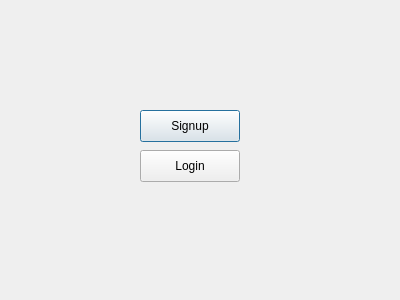
<?xml version="1.0" encoding="UTF-8"?>
<ui version="4.0">
 <class>LandingPage</class>
 <widget class="QDialog" name="LandingPage">
  <property name="geometry">
   <rect>
    <x>0</x>
    <y>0</y>
    <width>400</width>
    <height>300</height>
   </rect>
  </property>
  <property name="windowTitle">
   <string>Dialog</string>
  </property>
  <widget class="QPushButton" name="pushButtonSignup">
   <property name="geometry">
    <rect>
     <x>140</x>
     <y>110</y>
     <width>100</width>
     <height>32</height>
    </rect>
   </property>
   <property name="text">
    <string>Signup</string>
   </property>
  </widget>
  <widget class="QPushButton" name="pushButtonLogin">
   <property name="geometry">
    <rect>
     <x>140</x>
     <y>150</y>
     <width>100</width>
     <height>32</height>
    </rect>
   </property>
   <property name="text">
    <string>Login</string>
   </property>
  </widget>
 </widget>
 <resources/>
 <connections/>
</ui>
